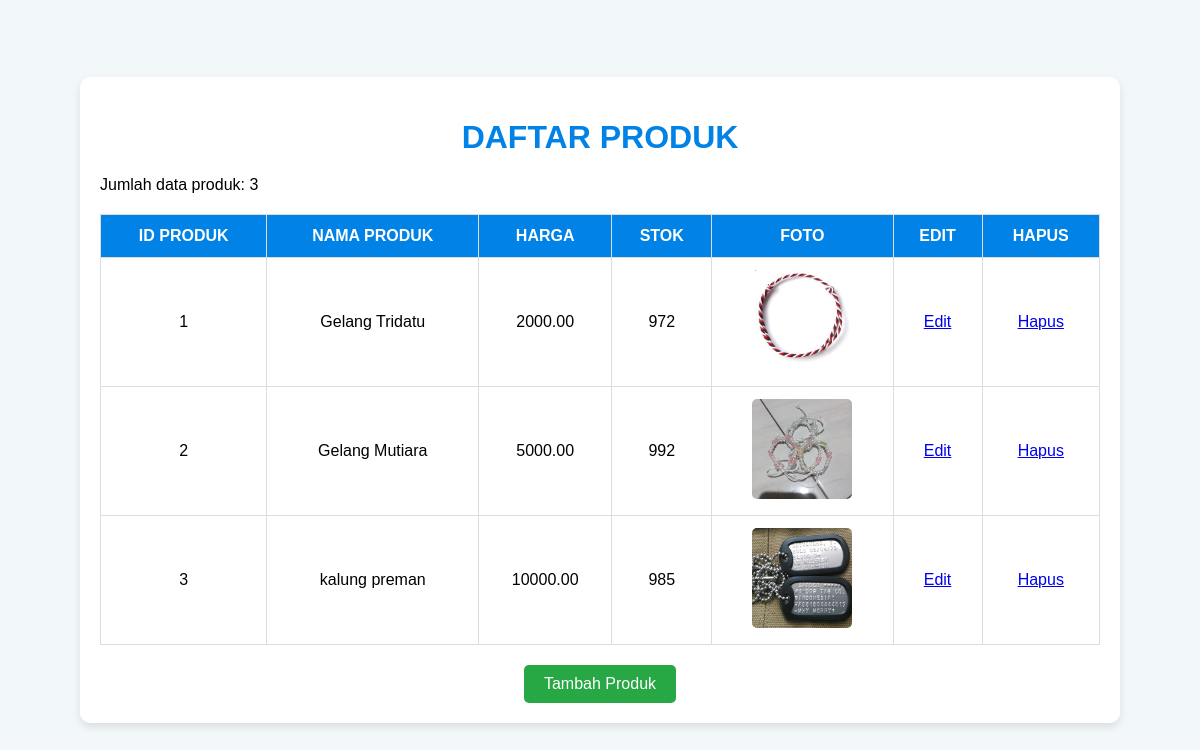
The app's page /daftar_produk.php with its own data.
### tables this page shows
CREATE TABLE `produk` (
  `id_produk` int(11) NOT NULL,
  `nama_produk` varchar(255) DEFAULT NULL,
  `harga` decimal(10,2) DEFAULT NULL,
  `stok` int(11) DEFAULT NULL,
  `foto_produk` varchar(255) DEFAULT NULL
);

### daftar_produk.php (the view, shortened to what this page needs)
<!DOCTYPE html>
<html lang="id">
<head>
</head>
<body>
    <div class="container">
        <h1>DAFTAR PRODUK</h1>
        <?php
        include "koneksi.php";
        $sql_produk = mysqli_query($koneksi, "SELECT * FROM produk");
        $jumlah = mysqli_num_rows($sql_produk);
        echo "<p>Jumlah data produk: " . htmlspecialchars($jumlah) . "</p>";
        ?>
        <table>
            <tr>
                <th>ID PRODUK</th>
                <th>NAMA PRODUK</th>
                <th>HARGA</th>
                <th>STOK</th>
                <th>FOTO</th>
                <th>EDIT</th>
                <th>HAPUS</th>
            </tr>
            <?php
            while ($baris = mysqli_fetch_array($sql_produk)) {
                $id_produk = htmlspecialchars($baris['id_produk']);
                $nama_produk = htmlspecialchars($baris['nama_produk']);
                $harga = htmlspecialchars($baris['harga']);
                $stok = htmlspecialchars($baris['stok']);
                $foto_produk = htmlspecialchars($baris['foto_produk']);
                $foto_path = "uploads/" . $foto_produk;
                echo "<tr>
                    <td>{$id_produk}</td>
                    <td>{$nama_produk}</td>
                    <td>{$harga}</td>
                    <td>{$stok}</td>
                    <td>" . (file_exists($foto_path) ? "
                        <img src='{$foto_path}' alt='Foto Produk' class='foto-produk' onclick='openZoomModal(\"{$foto_path}\")'>
                    " : "Tidak Ada Foto") . "</td>
                    <td><a href='edit_produk.php?id_produk={$id_produk}'>Edit</a></td>
                    <td><a href='hapus_produk.php?id_produk={$id_produk}' onclick='return confirm(\"Apakah Anda ingin menghapus data produk {$id_produk} ... ?\")'>Hapus</a></td>
                </tr>";
            }
            ?>
        </table>
        <button class="btn-add" onclick="window.location.href='form_input_produk.php'">Tambah Produk</button>
    </div>
</body>
</html>

### daftar_produk.php (style rules this page uses)
body { font-family: Arial, sans-serif; background-color: #f2f7f9; margin: 0; padding: 0; display: flex; justify-content: center; align-items: center; min-height: 100vh; }
.container { background-color: #ffffff; padding: 20px; border-radius: 10px; box-shadow: 0 4px 8px rgba(0, 0, 0, 0.1); width: 90%; max-width: 1000px; }
h1 { text-align: center; color: #0082e6; margin-bottom: 20px; }
table { width: 100%; border-collapse: collapse; margin-top: 20px; }
table th, table td { padding: 12px; text-align: center; border: 1px solid #ddd; }
table th { background-color: #0082e6; color: white; }
.foto-produk { width: 100px; height: 100px; object-fit: cover; border-radius: 5px; cursor: pointer; }
.btn-add { display: block; background-color: #28a745; color: white; padding: 10px 20px; border: none; border-radius: 5px; text-decoration: none; font-size: 16px; margin: 20px auto 0; text-align: center; cursor: pointer; width: max-content; }

### records on screen
produk: id_produk "1", nama_produk "Gelang Tridatu", harga "2000.00", stok "972", foto_produk (picture)
produk: id_produk "2", nama_produk "Gelang Mutiara", harga "5000.00", stok "992", foto_produk (picture)
produk: id_produk "3", nama_produk "kalung preman", harga "10000.00", stok "985", foto_produk (picture)

### other values on screen
$jumlah "3"
